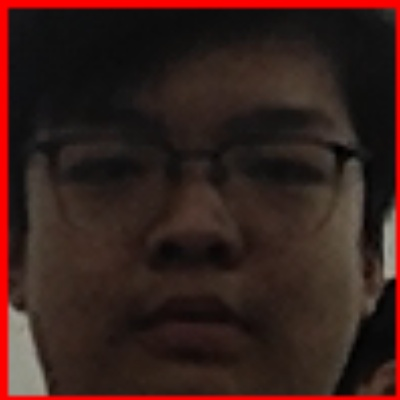
#> input picture others/FaceRecognition/eric backup/0.jpeg, 400 x 400 px, given in place of the camera
$ jupyter execute 'many photos cv2-Copy1.ipynb'
#> lines starting #> are read from the running program, lines starting #| are printed output that depends on the picture; after the words box and inside, x2 and y2 are one past the last pixel; in counts of white or black regions, pixels touching at a corner belong together
[cell 1]
import cv2
import os
ESC = 27
n = 1
index = 0
total = 100

[cell 2]
def saveImage(face_image, index):
    filename = f'images/p0/{index}.jpeg'
    cv2.imwrite(filename, face_image)
    print(filename)

[cell 3]
DirPATH = os.path.join(f'images')

try:
    os.mkdir(DirPATH)
except FileExistsError:
    print('Directory already exists!')
    pass

DirPATH = os.path.join(f'images/p1')

try:
    os.mkdir(DirPATH)
except FileExistsError:
    print('Directory already exists!')
    pass

[cell 4]
cap = cv2.VideoCapture(0)#0 is the first camera of your computer
#ratio = cap.get(cv2.CAP_PROP_FRAME_WIDTH) / cap.get(cv2.CAP_PROP_FRAME_HEIGHT)# Get the ratio of camera
#WIDTH = 600 # Change the width of frame
#HEIGHT = int(WIDTH/ratio) # Change the height of frame
font = cv2.FONT_HERSHEY_SIMPLEX


cv2.namedWindow('test', cv2.WINDOW_NORMAL)
face_cascade = cv2.CascadeClassifier(cv2.data.haarcascades + 'haarcascade_frontalface_alt2.xml')
eye_cascade = cv2.CascadeClassifier(cv2.data.haarcascades + 'haarcascade_eye.xml')

while True:
    ret, frame = cap.read()
#> frame is the input picture: shape (400, 400, 3); mean B, G, R 27.4, 31.6, 54.9
    #frame = cv2.resize(frame, (WIDTH, HEIGHT))
    frame = cv2.flip(frame, 1)
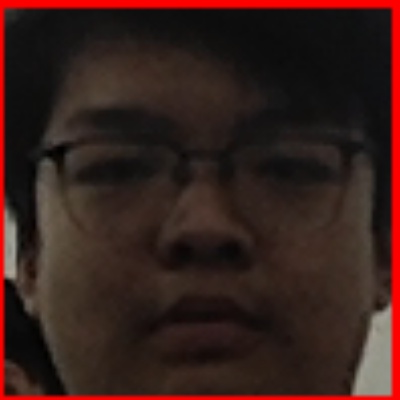
#> frame: shape (400, 400, 3); mean B, G, R 27.4, 31.6, 54.9
    gray = cv2.cvtColor(frame, cv2.COLOR_BGR2GRAY)
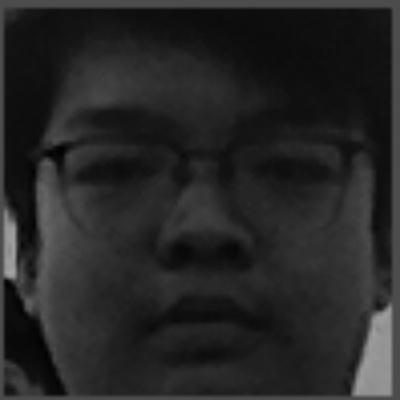
#> gray: shape (400, 400); min 0, max 166, mean 38.1
    faces = face_cascade.detectMultiScale(gray, 1.3, 3)
#> faces = [[25, 33, 346, 346]]

    for (x, y, w, h) in faces:
        if w != 0 and h != 0:
            cv2.putText(frame , str(index), (10,80), font, 3, (0,0,0), 2, cv2.LINE_AA)
            cv2.rectangle(frame, (x, y), (x+w, y+h), (0, 0, 255), 2)

            if n%5 == 0 and index != total:
                face_image = cv2.resize(frame[y:y+h, x:x+w], (400,400))
                saveImage(face_image, index)
                index += 1
                if index <= total:
                    print(f'Save {index} photos')
                    n -= 1
                    break
            n += 1
#> this loop made 1 pass
#> (x, y, w, h, n) on pass 1: (25, 33, 346, 346, 2)
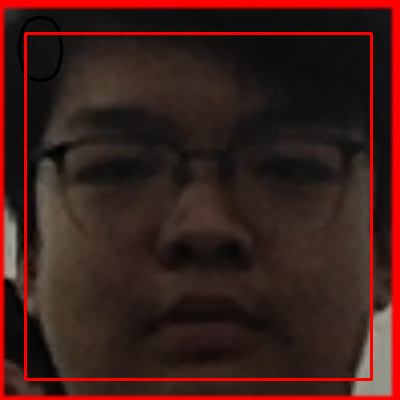
#> frame: shape (400, 400, 3); 3.06% of pixels changed, all inside (x1, y1, x2, y2) = (17, 15, 373, 381)
#> after the loop, index = 0; n = 2
    cv2.imshow('test', frame)

    if cv2.waitKey(10) == ESC:
#> (key Esc is pressed here)
        break

cv2.destroyAllWindows()
cv2.waitKey(1)
cap.release()

$ run again, on others/FaceRecognition/eric backup/10.jpeg
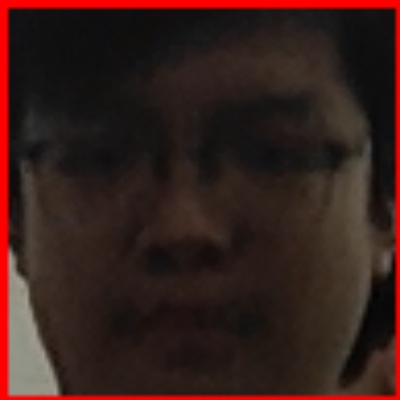
#> input picture others/FaceRecognition/eric backup/10.jpeg, 400 x 400 px, given in place of the camera
#> frame is the input picture: shape (400, 400, 3); mean B, G, R 26.9, 31, 54.1
#> `gray = cv2.cvtColor(frame, cv2.COLOR_BGR2GRAY)`:
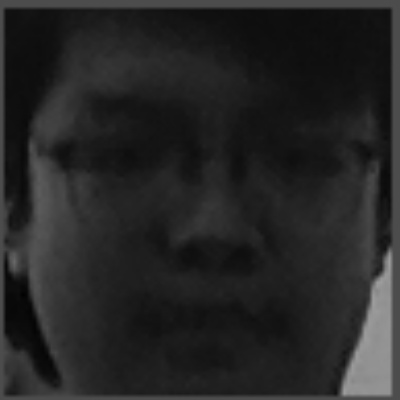
#> gray: shape (400, 400); min 1, max 157, mean 37.4
#> faces = [[14, 18, 358, 358]]
#> the loop `for (x, y, w, h) in faces:` made 1 pass
#> (x, y, w, h, n) on pass 1: (14, 18, 358, 358, 2)
#> after the loop `for (x, y, w, h) in faces:`:
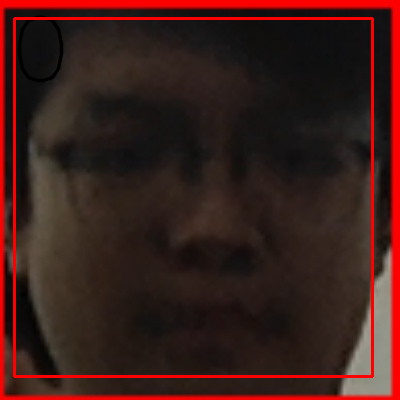
#> frame: shape (400, 400, 3); mean B, G, R 26, 29.9, 59.7
#> after the loop `for (x, y, w, h) in faces:`: index = 0; n = 2
